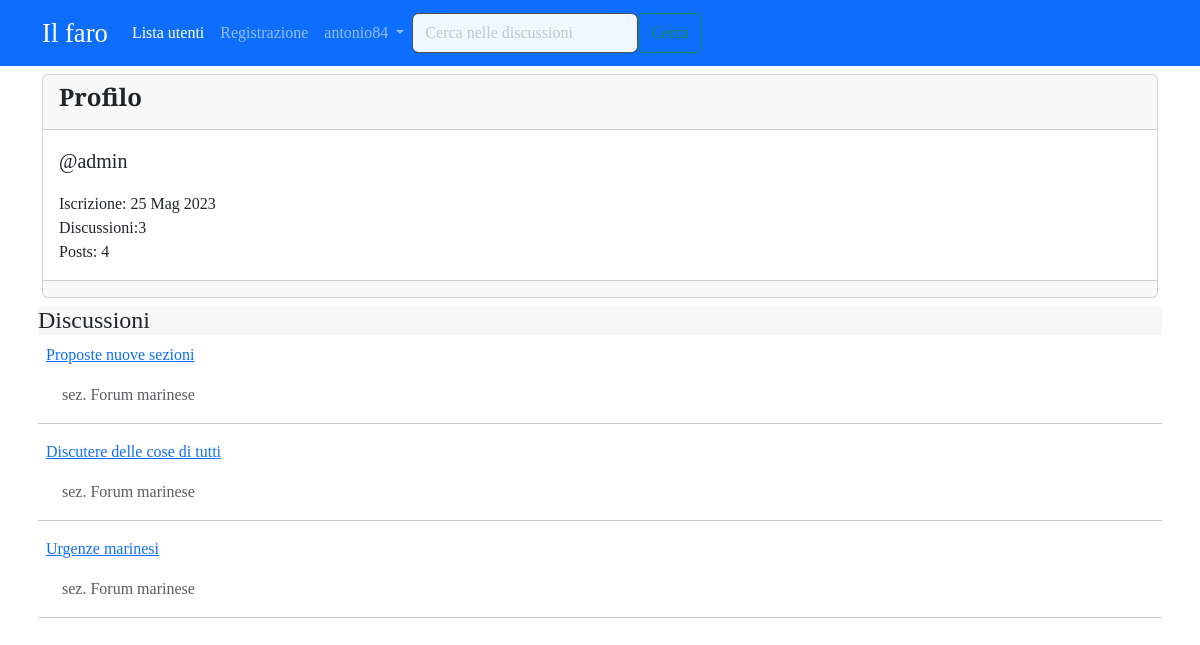
/user/admin/ (signed in), run on the app's committed database.
### forum/models.py (models this page shows, shortened)
class Discussione (models.Model):
    titolo=models.CharField(max_length=150)
    data_creazione= models.DateTimeField(auto_now_add=True)
    autore_discussione= models.ForeignKey(User, on_delete=models.CASCADE, related_name="discussioni")
    sezione_appartenenza =  models.ForeignKey (Sezione, on_delete=models.CASCADE)
    class Meta:
        verbose_name ="Discussione"
        verbose_name_plural ="Discussioni"
    def get_absolute_url(self):
        return reverse ("visualizza_discussione", kwargs={"pk": self.pk})

class Sezione (models.Model):
    nome_sezione = models.CharField(max_length=80)
    descrizione = models.CharField(max_length=150, blank=True, null=True)
    logosezione = models.ImageField(blank=True, null=True)
    def __str__(self):
        return self.nome_sezione
    class Meta:
        verbose_name ="Sezione"
        verbose_name_plural ="Sezioni"

### core/views.py (the view)
# urls.py: path("user/<str:username>/", views.user_profile_view, name='user_profile'),
def user_profile_view(request, username):
    user=get_object_or_404(User, username=username)
    discussioni_utente=Discussione.objects.filter(autore_discussione=user).order_by("-pk")
    context={"user":user,"discussioni_utente":discussioni_utente }
    return render (request, "core/user_profile.html", context)

### core/templates/core/user_profile.html (shortened to what this page needs)
{% extends 'base.html' %}
{% block content %}
            <div class="card my-2">
                <div class="card-header">
                    <h4><strong>{% if request.user == user %} Il tuo {% endif %} Profilo </strong></h4>
                </div>
                <div class="card-body">
                    <p class="lead">@{{ user}} </p>
                        <p class="mb-0"> Iscrizione: {{ user.date_joined|date:"d M Y" }} </p>
                        <p class="mb-0"> Discussioni:{{ user.discussioni.count }}</p>
                        <p class="mb-0"> Posts:  {{ user.posts.count }} </p>
                </div>
                <div class="card-footer"></div>
        </div>
        </div>
            <div class="container card-my2 mt-1 py-0 px-2";>
                <div class="card-header my-2" style="background-color:#f7f7f7">
                    <h4>Discussioni</h4></div>
                    <div class="card-body mx-0 " >
                        {% for discussione in discussioni_utente %}
                        <p class="ps-2 py-0 mt-0"><a href="{{ discussione.get_absolute_url }}">{{discussione.titolo}}</a></p>
                        <p class="text-muted ps-4 py-0" >sez. {{ discussione.sezione_appartenenza }}</p>
                        <hr>
                     {% empty %}
                     {% if request.user != user %}
                        <p>{{user}} non ha creato alcuna discussione</p>
                      {% else %}
                        <p>Non hai creato alcuna discussione! <br> Vai in una <a href="{%url 'homepage'%}">sezione</a> a tua scelta e inizia subito!</a> </p>
                        {% endif %}
                        {% endfor %}
                    </div>
    </div>
{%  endblock %}

### templates/base.html (shortened to what this page needs)
{% load static %}
<!doctype html>
<html lang="it">
  <head>
    <link href="https://cdn.jsdelivr.net/npm/bootstrap@5.3.0-alpha3/dist/css/bootstrap.min.css" rel="stylesheet">
    <link rel="stylesheet" href="path/to/font-awesome/css/font-awesome.min.css">
    <link rel="stylesheet" href="{% static 'css/agora.css' %}">
  </head>
  <body>
    <nav class="navbar navbar-expand-lg bg-primary" data-bs-theme="dark">
      <div class="container">
        <a class="navbar-brand" style="font-size: 20pt;" href="{% url 'homepage' %}">Il faro</a>
        <div class="collapse navbar-collapse" id="navbarSupportedContent">
          <ul class="navbar-nav me-auto mb-2 mb-lg-0">
            <li class="nav-item">
              <a class="nav-link active" aria-current="page" href="{% url 'user_list' %}">Lista utenti</a>
            </li>
            <li class="nav-item">
              <a class="nav-link" href="{% url 'registrazione' %}">Registrazione</a>
            </li>
            {% if request.user.is_authenticated %}
            <li class="nav-item dropdown">
              <a class="nav-link dropdown-toggle" href="#" role="button" data-bs-toggle="dropdown" aria-expanded="false">
                {{ request.user.username }}
              </a>
            </li>
           {% else %}
          <li class="nav-item">
            <a class="nav-link" href="{%url 'login'%}">Login</a>
          </li>
          </ul>
          {% endif %}
          <form class="d-flex" action="{% url 'funzione_cerca' %}" >
            <input name="q" class="form-control mr-sm-2" style=  "background-color: aliceblue;" type="search" placeholder="Cerca nelle discussioni" aria-label="Search">
            <button class="btn btn-outline-success my-2 my-sm-0" type="submit">Cerca</button>
          </form>
        </div>
      </div>
    </nav>
    <div class="container">
   {% block content %}
   {% endblock %}
  </body>
</html>

### static-storage/css/agora.css (style rules this page uses)
body { font-family: 'Slabo 27px', serif; }

### data on the page
Discussione: titolo "Proposte nuove sezioni", sezione_appartenenza "Forum marinese"
Discussione: titolo "Discutere delle cose di tutti", sezione_appartenenza "Forum marinese"
Discussione: titolo "Urgenze marinesi", sezione_appartenenza "Forum marinese"

### other printed values
{{ request.user.username }} "antonio84"
{{ user }} "admin"
{{ user.date_joined|date:"d M Y" }} "25 Mag 2023"
{{ user.discussioni.count }} "3"
{{ user.posts.count }} "4"
